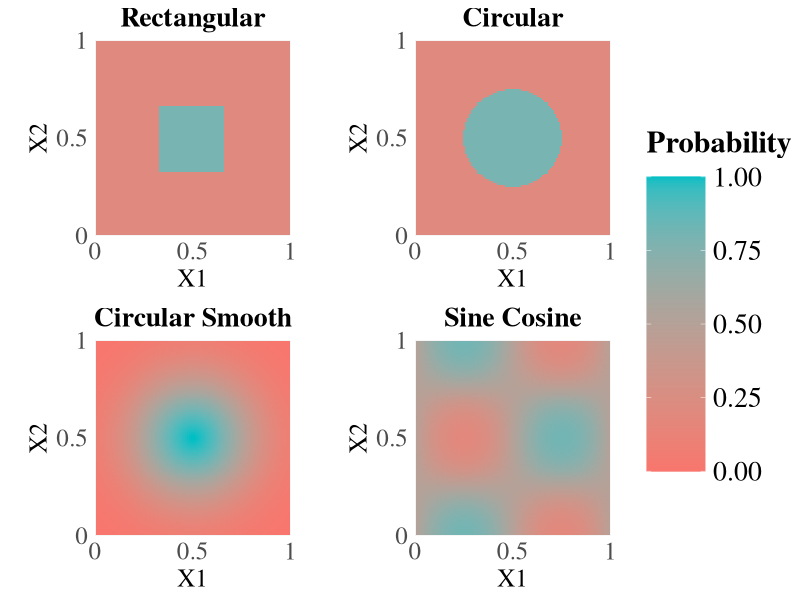
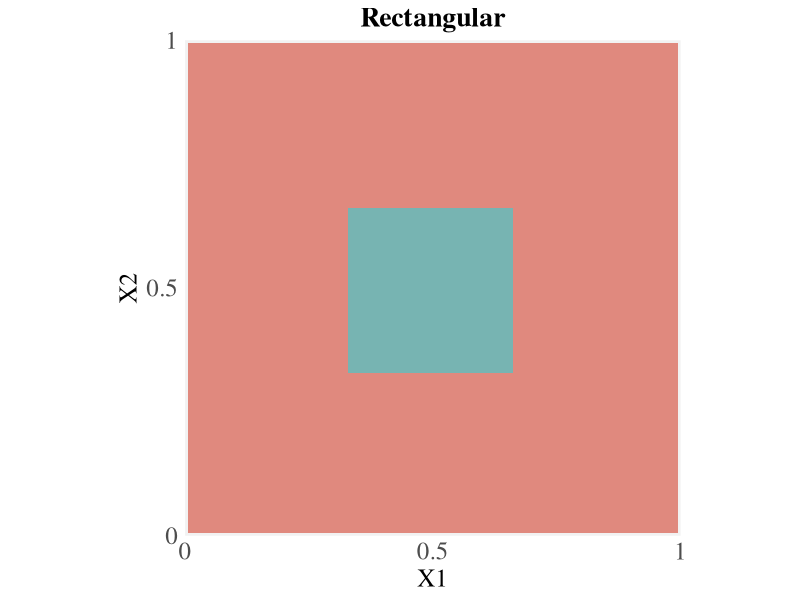
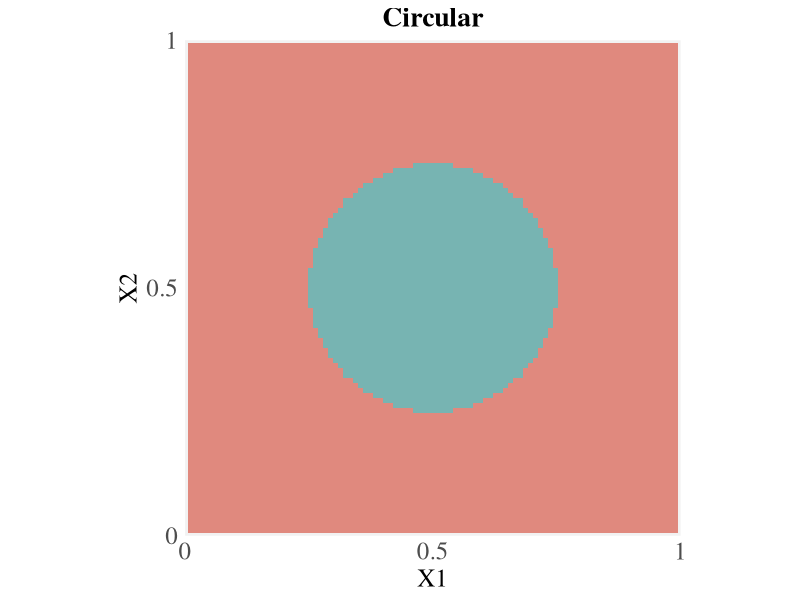
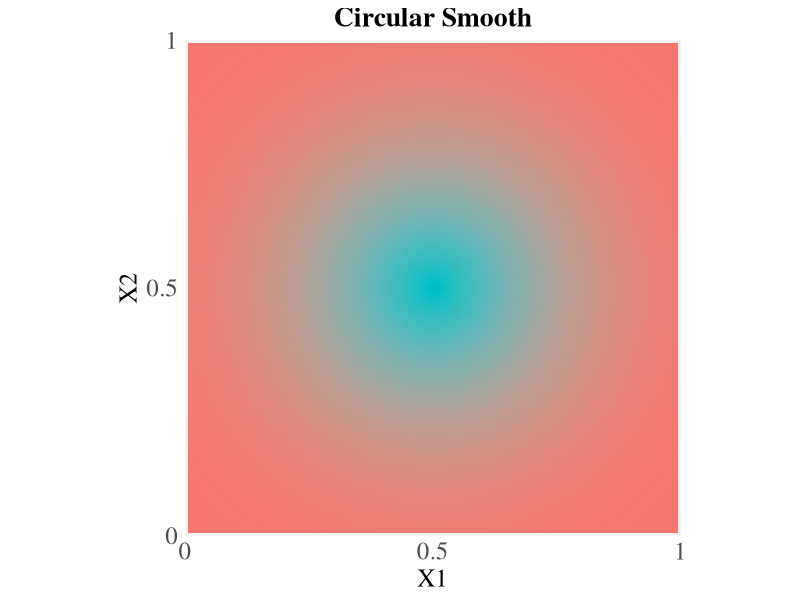
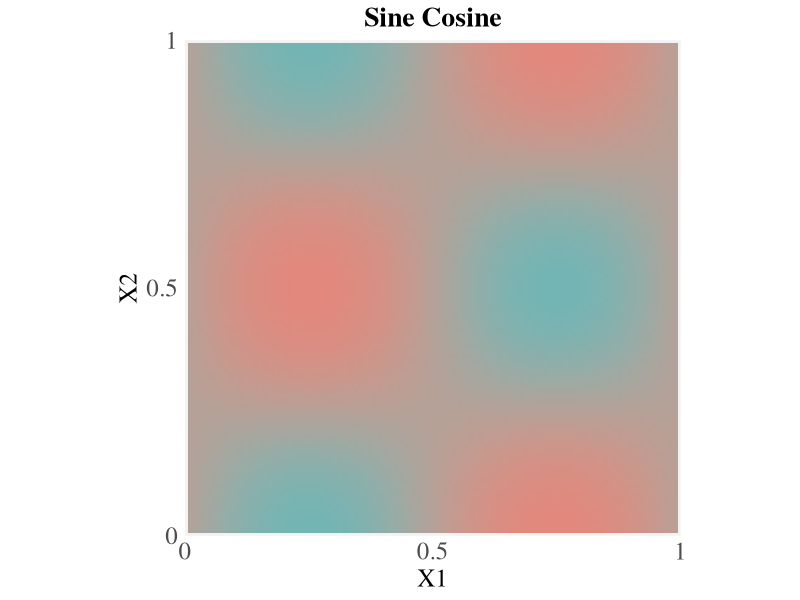

Write R code to recreate these figures, in order.
# Data Generation Processes (DGPs) for 2D Classification Problems
# This script creates meshgrid plots of the four different DGPs
# to visualize the underlying probability distributions.

library(ggplot2)
library(dplyr)
library(reshape2)
library(gridExtra)
library(grid)

# Function to generate meshgrid for plotting
generate_meshgrid <- function(n_ticks = 100) {
  x1 <- seq(0, 1, length.out = n_ticks)
  x2 <- seq(0, 1, length.out = n_ticks)
  
  # Create all combinations of x1 and x2
  grid <- expand.grid(x1 = x1, x2 = x2)
  return(grid)
}

# 1. Rectangular Classification
rectangular_classification <- function(X, p = 0.8) {
  # X is a data frame with columns x1 and x2
  X_in_rectangular <- (1/3 <= X$x1) & (X$x1 <= 2/3) & 
                      (1/3 <= X$x2) & (X$x2 <= 2/3)
  
  # Calculate probability
  f <- 0.2 + as.integer(X_in_rectangular) * (p - 0.2)
  
  return(f)
}

# 2. Circular Classification
circular_classification <- function(X, p = 0.8) {
  # X is a data frame with columns x1 and x2
  X_in_circular <- sqrt((X$x1 - 1/2)^2 + (X$x2 - 1/2)^2) <= 1/4
  
  # Calculate probability
  f <- 0.2 + as.integer(X_in_circular) * (p - 0.2)
  
  return(f)
}

# 3. Smooth Signal Classification
smooth_signal_classification <- function(X) {
  # X is a data frame with columns x1 and x2
  Z <- exp(-((X$x1 - 0.5)^2 + (X$x2 - 0.5)^2) / 0.1) * 20
  
  # Normalize Z values between 0 and 1
  f <- (Z - min(Z)) / (max(Z) - min(Z))
  
  return(f)
}

# 4. Sine-Cosine Classification
sine_cosine_classification <- function(X) {
  # X is a data frame with columns x1 and x2
  gamma <- 1.5  # Controls the sharpness of the transitions
  f <- 1 / (1 + exp(-gamma * (sin(2 * pi * X$x1) * cos(2 * pi * X$x2))))
  
  return(f)
}

# Create a meshgrid for visualization
grid <- generate_meshgrid(n_ticks = 100)

# Calculate probabilities for each DGP
grid$rectangular <- rectangular_classification(grid)
grid$circular <- circular_classification(grid)
grid$smooth_signal <- smooth_signal_classification(grid)
grid$sine_cosine <- sine_cosine_classification(grid)

# Get default ggplot2 colors in their natural order
default_colors <- scales::hue_pal()(2)
class0_color <- default_colors[1]  # First color in palette (usually reddish)
class1_color <- default_colors[2]  # Second color in palette (usually bluish)

# Create individual plots for each DGP
create_plot <- function(data, value_col, title) {
  ggplot(data, aes_string(x = "x1", y = "x2", fill = value_col)) +
    geom_tile() +
    scale_fill_gradient(
      low = class0_color,
      high = class1_color,
      limits = c(0, 1)
    ) +
    scale_x_continuous(
      limits = c(0, 1),
      expand = c(0, 0),
      breaks = c(0, 0.5, 1),
      labels = c("0", "0.5", "1")
    ) +
    scale_y_continuous(
      limits = c(0, 1),
      expand = c(0, 0),
      breaks = c(0, 0.5, 1),
      labels = c("0", "0.5", "1")
    ) +
    labs(
      title = title,
      x = "X1",
      y = "X2"
    ) +
    coord_fixed(ratio = 1) +
    theme_minimal() +
    theme(
      text = element_text(family = "serif"),
      plot.title = element_text(hjust = 0.5, size = 20, face = "bold"),
      axis.text = element_text(size = 18),  # Increased from 14 to 18
      axis.title = element_text(size = 18),  # Increased from 14 to 18
      legend.position = "none",
      panel.grid = element_blank(),
      panel.background = element_rect(fill = "grey95", color = NA),
      strip.background = element_rect(fill = "lightgray", color = "black")
    )
}

# Create plots for each DGP
p1 <- create_plot(grid, "rectangular", "Rectangular")
p2 <- create_plot(grid, "circular", "Circular")
p3 <- create_plot(grid, "smooth_signal", "Circular Smooth")
p4 <- create_plot(grid, "sine_cosine", "Sine Cosine")

# Create a legend
legend_data <- data.frame(x = 1:100/100, y = 1, prob = 1:100/100)
p_legend <- ggplot(legend_data, aes(x = x, y = y, fill = prob)) +
  geom_tile() +
  scale_fill_gradient(
    low = class0_color,
    high = class1_color,
    limits = c(0, 1),
    name = "Probability"
  ) +
  theme(
    legend.title = element_text(size = 22, face = "bold", family = "serif", margin = margin(b = 15)),
    legend.text = element_text(size = 20, family = "serif"),
    legend.key.height = unit(1.5, "cm"),
    legend.key.width = unit(1.5, "cm")
  )

# Extract the legend
legend <- cowplot::get_legend(p_legend)

# Arrange the plots in a grid with shared legend
combined_plot <- gridExtra::grid.arrange(
  p1, p2, p3, p4, legend,
  layout_matrix = rbind(
    c(1, 2, 5),
    c(3, 4, 5)
  ),
  widths = c(0.4, 0.4, 0.2)
)

# Save the combined plot
ggsave("experiments/experiment_analysis/dt_es_simulation_study/plots/all_dgps_faceted.png", combined_plot, width = 12, height = 10, dpi = 300)

# Also save individual plots for reference
ggsave("experiments/experiment_analysis/dt_es_simulation_study/plots/dgp_rectangular.png", p1, width = 8, height = 6, dpi = 300)
ggsave("experiments/experiment_analysis/dt_es_simulation_study/plots/dgp_circular.png", p2, width = 8, height = 6, dpi = 300)
ggsave("experiments/experiment_analysis/dt_es_simulation_study/plots/dgp_smooth_signal.png", p3, width = 8, height = 6, dpi = 300)
ggsave("experiments/experiment_analysis/dt_es_simulation_study/plots/dgp_sine_cosine.png", p4, width = 8, height = 6, dpi = 300)
